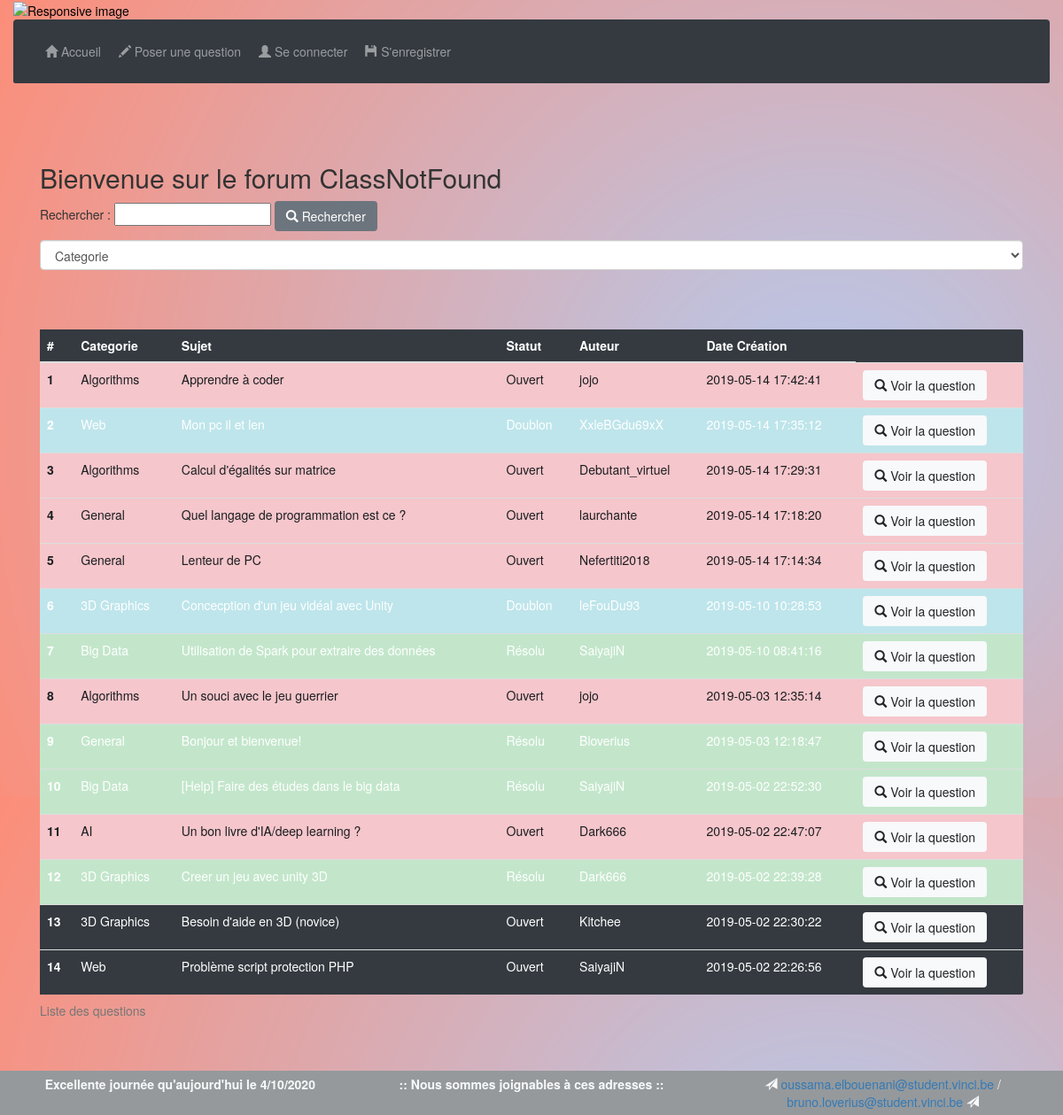
The page / on the database its author committed.
### tables this page shows
CREATE TABLE IF NOT EXISTS `questions` (
  `question_id` int(11) NOT NULL AUTO_INCREMENT,
  `title` varchar(255) NOT NULL,
  `subject` varchar(2000) NOT NULL,
  `user_id` int(11) NOT NULL,
  `solved` tinyint(1) DEFAULT NULL,
  `duplicated` tinyint(4) DEFAULT '0',
  `category_id` int(11) NOT NULL,
  `creation_date` datetime NOT NULL,
  `right_answer` int(11) DEFAULT NULL,
  PRIMARY KEY (`question_id`),
  KEY `user_id` (`user_id`),
  KEY `category_id` (`category_id`),
  KEY `right_answer` (`right_answer`)
);

CREATE TABLE IF NOT EXISTS `categories` (
  `category_id` int(11) NOT NULL AUTO_INCREMENT,
  `name` varchar(255) NOT NULL,
  PRIMARY KEY (`category_id`)
);

CREATE TABLE IF NOT EXISTS `users` (
  `user_id` int(11) NOT NULL AUTO_INCREMENT,
  `pseudo` varchar(30) NOT NULL,
  `first_name` varchar(255) NOT NULL,
  `last_name` varchar(255) NOT NULL,
  `email` varchar(255) NOT NULL,
  `admin` tinyint(1) DEFAULT NULL,
  `disabled` tinyint(1) DEFAULT NULL,
  `password` varchar(250) NOT NULL,
  PRIMARY KEY (`user_id`),
  UNIQUE KEY `email` (`email`),
  UNIQUE KEY `pseudo` (`pseudo`)
);

### controllers/AccueilController.php (called while the page is built, shortened)
<?php
class accueilController
{
    private $_db;
    public function __construct($db)
    {
        $this->_db = $db;
    }
    public function run(){
        if (!empty($_GET['logout'])){
            $notification = 'Vous vous êtes bien déconnecté !';
            $alert = 'alert alert-success';
        }elseif (!empty($_GET['login'])) {
            $notification = 'Vous vous êtes bien connecté !';
            $alert = 'alert alert-success';
        }elseif (!empty($_GET['submitQuestion'])) {
            $notification = 'Votre question a bien été postée !';
            $alert = 'alert alert-success';
        }elseif (!empty($_GET['delete'])) {
            $notification = 'La question a bien été supprimée !';
            $alert = 'alert alert-success';
        }
        else{
            $alert = 'alert';
        }
        $html_motcle='';
        if (!empty($_POST['formQuestion'])&&(!empty($_POST['keyword'])||(!empty($_POST['category'])))){
            $tabquestions=$this->_db->select_questions($_POST['keyword'],$_POST['category']);
            foreach ($tabquestions as $i => $value) {
                $tabCategories2[] = $this->_db->select_categories($tabquestions[$i]->html_category());
                $tabUsers[] = $this->_db->select_users($tabquestions[$i]->html_user_id());
            }
            $html_motcle=htmlspecialchars($_POST['keyword']);
        } else {
            $tabquestions = $this->_db->select_questions('',0);
            foreach ($tabquestions as $i => $value) {
                $tabCategories2[] = $this->_db->select_categories($tabquestions[$i]->html_category());
                $tabUsers[] = $this->_db->select_users($tabquestions[$i]->html_user_id());
            }
        }
        require_once (CHEMIN_VUES.'accueil.php');
    }
}

### models/Db.php (called while the page is built, shortened)
<?php
class Db
{
    private $_db;
    private function __construct()
    {
        try {
            $this->_db = new PDO('mysql:host=localhost;dbname=classnotfound;charset=utf8', 'root', 'root');
            $this->_db->setAttribute(PDO::ATTR_ERRMODE,PDO::ERRMODE_EXCEPTION);
            $this->_db->setAttribute(PDO::ATTR_DEFAULT_FETCH_MODE,PDO::FETCH_OBJ);
        }
        catch (PDOException $e) {
            die('Erreur de connexion à la base de données : '.$e->getMessage());
        }
    }
    public function select_questions($keyword='',$category='') {
        if ($keyword != '') {
            $keyword = str_replace("%", "\%", $keyword);
            if (!empty($category)){
                $query = "SELECT *
                        FROM questions
                        WHERE (title LIKE :keyword OR subject LIKE :keyword)
                        AND category_id LIKE :category COLLATE utf8_bin ORDER BY creation_date DESC ";
            }else{
                $query = "SELECT *
                        FROM questions WHERE title LIKE :keyword OR subject LIKE :keyword
                        COLLATE utf8_bin ORDER BY creation_date DESC ";
            }
            $ps = $this->_db->prepare($query);
            $ps->bindValue(':keyword',"%$keyword%");
            $ps->bindValue(':category',"%$category%");
        }elseif (!empty($category)){
            $query = "SELECT * FROM questions WHERE category_id LIKE :category COLLATE utf8_bin ORDER BY creation_date DESC ";
            $ps = $this->_db->prepare($query);
            $ps->bindValue(':category',"%$category%");
        }
        else {
            $query = 'SELECT * FROM questions ORDER BY creation_date DESC';
            $ps = $this->_db->prepare($query);
        }
        $ps->execute();
        $tableau = array();
        while ($row = $ps->fetch()) {
            $tableau[] = new Question($row->question_id,$row->title,$row->subject,$row->user_id,$row->category_id,$row->solved,$row->duplicated,$row->creation_date,$row->right_answer);
        }
        return $tableau;
    }
    public function select_categories($no){
        $query = 'SELECT * FROM categories WHERE category_id = :no';
        $ps = $this->_db->prepare($query);
        $ps->bindValue(':no',$no);
        $ps->execute();
        $row = $ps->fetch();
        return new Category($row->category_id, $row->name);
    }
    public function select_users($no){
        $query = 'SELECT * FROM users WHERE user_id = :no';
        $ps = $this->_db->prepare($query);
        $ps->bindValue(':no',$no);
        $ps->execute();
        $row = $ps->fetch();
        return new User($row->user_id,$row->pseudo, $row->first_name,$row->last_name,$row->email,$row->admin,$row->disabled,$row->password);
    }
}

### models/Question.class.php (called while the page is built, shortened)
<?php
class Question
{
    private $_question_id;
    private $_title;
    private $_user_id;
    private $_category;
    private $_solved;
    private $_duplicated;
    private $_creation_date;
    public function __construct($question_id, $title, $subject, $user_id, $category, $solved, $duplicated, $creation_date,$right_answer)
    {
        $this->_question_id = $question_id;
        $this->_title = $title;
        $this->_user_id = $user_id;
        $this->_category = $category;
        $this->_solved = $solved;
        $this->_duplicated = $duplicated;
        $this->_creation_date = $creation_date;
    }
    public function html_question_id(){
        return htmlspecialchars($this->_question_id);
    }
    public function html_title(){
        return htmlspecialchars($this->_title);
    }
    public function html_user_id(){
        return htmlspecialchars($this->_user_id);
    }
    public function html_category(){
        return htmlspecialchars($this->_category);
    }
    public function html_status(){
        return htmlspecialchars($this->_solved);
    }
    public function html_duplicated(){
        return htmlspecialchars($this->_duplicated);
    }
    public function html_creation_date(){
        return htmlspecialchars($this->_creation_date);
    }
}

### models/Category.class.php (called while the page is built, shortened)
<?php
class Category
{
    private $_name;
    public function __construct($_category_id, $_name)
    {
        $this->_name = $_name;
    }
    public function html_name(){
        return htmlspecialchars($this->_name);
    }
}

### models/User.class.php (called while the page is built, shortened)
<?php
class User
{
    private $_pseudo;
    public function __construct($_user_id, $_pseudo, $_first_name, $_last_name, $_email, $_admin, $_disabled, $_password)
    {
        $this->_pseudo = $_pseudo;
    }
    public function html_pseudo()
    {
        return htmlspecialchars($this->_pseudo);
    }
}

### views/accueil.php (the view, shortened to what this page needs)
<section class="container">
    <h2 class="titre">Bienvenue sur le forum ClassNotFound</h2>
    <div class="form-group">
        <form action="index.php?action=accueil" method="post">
            <p>Rechercher : <input type="text" name="keyword" value="<?php echo $html_motcle ?>"/>
                <button type="submit" class="btn btn-secondary" name="formQuestion"><span class="glyphicon glyphicon-search"></span> Rechercher</button></p>
           <select class="form-control" name="category">
                <option value="0">Categorie</option>
            </select>
        </form>
    </div>
    <div id="notification" class="<?php echo $alert?>"><?php echo $notification; ?></div>
    <form action="?action=question" method="post">
        <div class="table-responsive">
            <table class="table table-dark rounded-right">
                <caption>Liste des questions</caption>
                <thead>
                <tr>
                    <th scope="col">#</th>
                    <th scope="col">Categorie</th>
                    <th scope="col">Sujet</th>
                    <th scope="col">Statut</th>
                    <th scope="col">Auteur</th>
                    <th scope="col">Date Création</th>
                </tr>
                </thead>
                <tbody>
                <?php for ($i = 0; $i < count($tabquestions); $i++) { ?>
                    <tr
                        <?php
                        if($tabquestions[$i]->html_status()==1){
                        ?>class="table-success"<?php ;
                        } elseif ($tabquestions[$i]->html_duplicated()==1){
                        ?>class="table-info"<?php ;
                        }elseif ($tabquestions[$i]->html_status()==0){
                        ?>class="table-danger unsolved"<?php ;
                    }
                    ?>
                    >
                        <th scope="row"><?php echo  $i + 1; ?></th>
                        <td><?php echo $tabCategories2[$i]->html_name(); ?></td>
                        <td><?php echo $tabquestions[$i]->html_title() ?></td>
                        <td><?php if($tabquestions[$i]->html_status()==1){echo 'Résolu';} else if($tabquestions[$i]->html_duplicated()==1){echo 'Doublon';} else{echo 'Ouvert';} ?></td>
                        <td><?php echo $tabUsers[$i]->html_pseudo() ?></td>
                        <td><?php echo $tabquestions[$i]->html_creation_date() ?></td>
                        <td><button class="btn btn-light" name="showQuestion[<?php echo $tabquestions[$i]->html_question_id() ?>]"><span class="glyphicon glyphicon-search"></span> Voir la question</button>
                        <input type="hidden" name="noCategory" value="<?php echo $tabquestions[$i]->html_category() ?>"></td>
                    </tr>
                <?php } ?>
                </tbody>
            </table>
        </div>
    </form>
</section>

### index.php (shortened to what this page needs)
<?php
require_once(CHEMIN_MODELS . 'Db.php');
$db=Db::getInstance();
$navanonymous = '
<li class="nav-item p-2">
    <a class="nav-link" href="index.php?action=accueil"><span class="glyphicon glyphicon-home"></span> Accueil</a>
</li>
<li class="nav-item p-2">
    <a class="nav-link" href="index.php?action=newQuestion"><span class="glyphicon glyphicon-pencil"></span> Poser une question</a>
</li>
<li class="nav-item p-2">
    <a class="nav-link" href="index.php?action=login"><span class="glyphicon glyphicon-user"></span> Se connecter</a>
</li>
<li class="nav-item p-2">
    <a class="nav-link" href="index.php?action=signin"><span class="glyphicon glyphicon-floppy-disk"></span> S\'enregistrer</a>
</li>
';
require_once(CHEMIN_VUES . 'header.php');
switch ($_GET['action']) {
    default:
        require_once(CHEMIN_CONTROLEURS . 'AccueilController.php');
        $controller = new AccueilController($db);
        break;
}
$controller->run();
require_once(CHEMIN_VUES . 'footer.php');

### views/header.php (shortened to what this page needs)
<!DOCTYPE html>
<html lang="fr">
<head>
    <link rel="stylesheet" href="<?php echo CHEMIN_VUES ?>css/bootstrap.min.css">
    <link rel="stylesheet" href="<?php echo CHEMIN_VUES ?>css/style.css">
    <link rel="stylesheet" href="//netdna.bootstrapcdn.com/bootstrap/3.3.7/css/bootstrap.min.css">
</head>
<body>
<header class="container-fluid header">
    <div>
        <img src="views/images/banniere.png" class="img-fluid" alt="Responsive image">
        <nav class="navbar navbar-expand-lg navbar-dark  bg-dark rounded-bottom">
            <div class="collapse navbar-collapse" id="navbarNavDropdown">
                <ul class="navbar-nav col-8">
                <?php
                if(empty($_SESSION['authentifie']))
                    echo $navanonymous;
                else{
                    if ($_SESSION['authentifie']=='admin')
                        echo $navadmin;
                    else
                        echo $navmembre;
                }
                ?>
                </ul>
            </div>
        </nav>
    </div>
</header>

### views/footer.php (shortened to what this page needs)
</body>
<footer class="container-fluid text-center footer">
	<div class="row p-2 text-light">
		<div class="col-sm">
			<strong>Excellente journée qu'aujourd'hui le <?php echo DATEDUJOUR ?></strong>
		</div>
		<div class="col-sm">
			<strong> :: Nous sommes joignables à ces adresses :: </strong>
		</div>
		<div class="col-sm">
			<span class="glyphicon glyphicon-send"></span> <a href="mailto:<?php echo EMAIL ?>" class="link"><?php echo EMAIL ?></a> /<br>
			<a href="mailto:<?php echo EMAIL2 ?>"><?php echo EMAIL2 ?></a> <span class="glyphicon glyphicon-send"></span>
		</div>
	</div>
</footer>
</html>

### views/css/style.css (style rules this page uses)
body { background-image: url("../images/background.png"); }
.unsolved { text-justify: auto; color: #1b1e21; }
.navbar .navbar-collapse { text-align: center; }
.header { color: #000000; margin-bottom: 50px; }
form { display: block; margin-top: 0em; }
.footer { background-color: #95999c; background-image: url("../images/footer.png"); }

### rows shown on the page
questions: category.name "Algorithms", title "Apprendre à coder", solved "Ouvert", user.pseudo "jojo", creation_date "2019-05-14 17:42:41"
questions: category.name "Web", title "Mon pc il et len", solved "Doublon", user.pseudo "XxleBGdu69xX", creation_date "2019-05-14 17:35:12"
questions: category.name "Algorithms", title "Calcul d'égalités sur matrice", solved "Ouvert", user.pseudo "Debutant_virtuel", creation_date "2019-05-14 17:29:31"
questions: category.name "General", title "Quel langage de programmation est ce ?", solved "Ouvert", user.pseudo "laurchante", creation_date "2019-05-14 17:18:20"
questions: category.name "General", title "Lenteur de PC", solved "Ouvert", user.pseudo "Nefertiti2018", creation_date "2019-05-14 17:14:34"
questions: category.name "3D Graphics", title "Concecption d'un jeu vidéal avec Unity", duplicated "Doublon", user.pseudo "leFouDu93", creation_date "2019-05-10 10:28:53"
questions: category.name "Big Data", title "Utilisation de Spark pour extraire des données", solved "Résolu", user.pseudo "SaiyajiN", creation_date "2019-05-10 08:41:16"
questions: category.name "Algorithms", title "Un souci avec le jeu guerrier", solved "Ouvert", user.pseudo "jojo", creation_date "2019-05-03 12:35:14"
questions: category.name "General", title "Bonjour et bienvenue!", solved "Résolu", user.pseudo "Bloverius", creation_date "2019-05-03 12:18:47"
questions: category.name "Big Data", title "[Help] Faire des études dans le big data", solved "Résolu", user.pseudo "SaiyajiN", creation_date "2019-05-02 22:52:30"
questions: category.name "AI", title "Un bon livre d'IA/deep learning ?", solved "Ouvert", user.pseudo "Dark666", creation_date "2019-05-02 22:47:07"
questions: category.name "3D Graphics", title "Creer un jeu avec unity 3D", solved "Résolu", user.pseudo "Dark666", creation_date "2019-05-02 22:39:28"
questions: category.name "3D Graphics", title "Besoin d'aide en 3D (novice)", duplicated "Ouvert", user.pseudo "Kitchee", creation_date "2019-05-02 22:30:22"
questions: category.name "Web", title "Problème script protection PHP", duplicated "Ouvert", user.pseudo "SaiyajiN", creation_date "2019-05-02 22:26:56"

### other values the page prints
DATEDUJOUR "4/10/2020"
EMAIL "oussama.elbouenani@student.vinci.be"
EMAIL2 "bruno.loverius@student.vinci.be"
